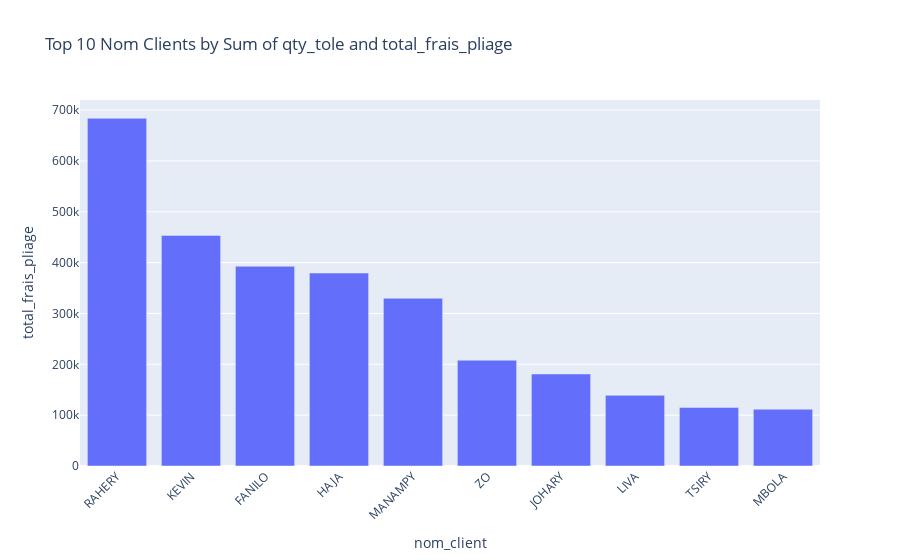

Notebook code cell kept with this figure:
### Code cell
grouped_data = df1.groupby('nom_client')

# Step 2: Calculate the sum of 'qty_tole' and 'total_frais_pliage' for each 'nom_client'
sum_df = grouped_data['total_frais_pliage'].sum()


# Step 4: Sort the data based on the calculated sums in descending order
sum_df = sum_df.sort_values(ascending=False)
# Step 5: Extract the top 10 'nom_client' based on the sums
top_10_clients = sum_df.head(10).reset_index()

# Step 6: Plot the results using Plotly Express
fig = px.bar(top_10_clients, x='nom_client', y='total_frais_pliage',
             title='Top 10 Nom Clients by Sum of qty_tole and total_frais_pliage',
             labels={'value': 'Sum'})

fig.update_layout(xaxis_tickangle=-45)
fig.show()

### Figure 1 — Plotly figure (JSON) as saved in the notebook; plotly's stock layout.template omitted (floating-point values rounded to 4 significant figures)
{"data": [{"alignmentgroup": "True", "hovertemplate": "nom_client=%{x}<br>total_frais_pliage=%{y}<extra></extra>", "legendgroup": "", "marker": {"color": "#636efa", "pattern": {"shape": ""}}, "name": "", "offsetgroup": "", "orientation": "v", "showlegend": false, "textposition": "auto", "type": "bar", "x": ["RAHERY", "KEVIN", "FANILO", "HAJA", "MANAMPY", "ZO", "JOHARY", "LIVA", "TSIRY", "MBOLA"], "xaxis": "x", "y": [683900, 453600, 392900, 379500, 330000, 208100, 181000, 139000, 115000, 111600], "yaxis": "y"}], "layout": {"barmode": "relative", "legend": {"tracegroupgap": 0}, "title": {"text": "Top 10 Nom Clients by Sum of qty_tole and total_frais_pliage"}, "xaxis": {"anchor": "y", "domain": [0, 1], "tickangle": -45, "title": {"text": "nom_client"}}, "yaxis": {"anchor": "x", "domain": [0, 1], "title": {"text": "total_frais_pliage"}}}}
